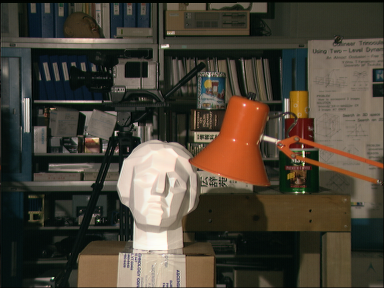
#> input picture PDI/histograma/aaa.png, 384 x 288 px
$ python equalizacionAdaptativa.py
#> lines starting #> are read from the running program, lines starting #| are printed output that depends on the picture
# -*- coding: utf-8 -*-
"""
Created on Thu Mar 13 20:56:55 2025

@author: dtrej
"""

import cv2
from matplotlib import pyplot as plt
import numpy as np

img = cv2.imread("aaa.png", 0)
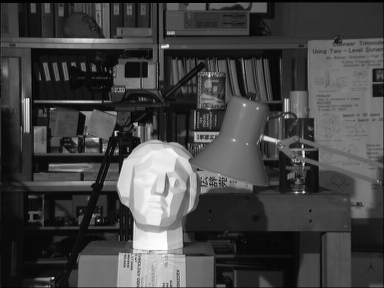
#> img: shape (288, 384); min 0, max 253, mean 67.8

#Creamos la configuracion para el algoritmo CLAHE con un humbral de 1.0 y un
#kernel de 8x8
clahe = cv2.createCLAHE(clipLimit = 15.0, tileGridSize=(8,8))

clit = clahe.apply(img)
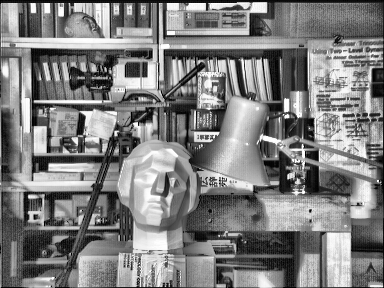
#> clit: shape (288, 384); min 0, max 255, mean 126.4
res = np.hstack((img, clit))
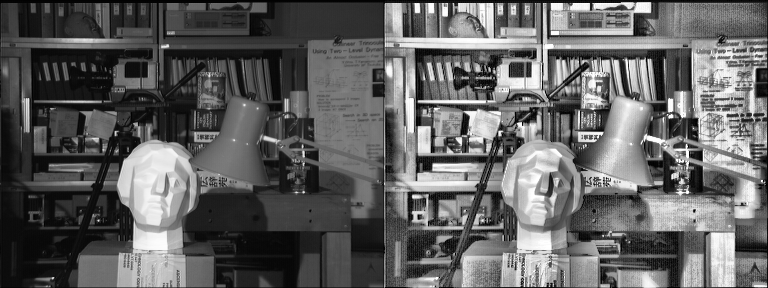
#> res: shape (288, 768); min 0, max 255, mean 97.1

cv2.namedWindow("Resultado", cv2.WINDOW_NORMAL)
cv2.imshow("Resultado", res)

cv2.waitKey()
cv2.destroyAllWindows()

histNormal = cv2.calcHist([img], [0], None, [256], [0, 255])
#> histNormal = 256 values, max 2388 at index 12, min 0 at index 254, mean 432
histClit = cv2.calcHist([clit], [0], None, [256], [0, 255])
#> histClit = 256 values, max 676 at index 108, min 0 at index 255, mean 431.7

plt.subplot(211), plt.plot(histNormal)
plt.subplot(212), plt.plot(histClit)

plt.xlim([0, 255])

plt.show()
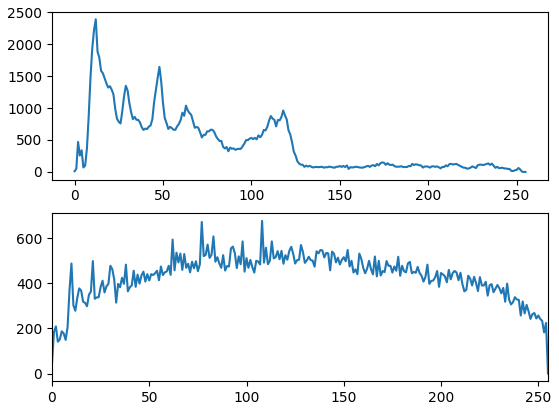
#> figure drawn by matplotlib, 2 panels; panel 1: curve peaks at x = 12, y = 2388; panel 2: curve peaks at x = 108, y = 676

# [13 lines of commented-out code are left out]
